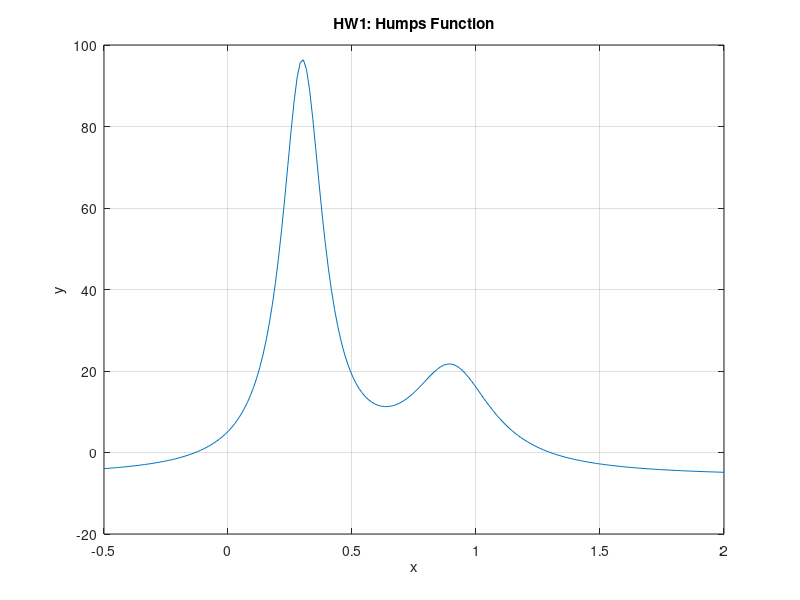

The MATLAB source for this figure:
% CHRISTINE SHUE
% DUE: JULY 10, 2017
% HW1: Design a function for the formula humps(x) and produce its graph
% /u/erdos/students/cshue1/cisc4750/hw1.m
%
x = linspace (-0.5,2,200);
y = humps(x);
plot(x,y)
grid on
title('HW1: Humps Function')
xlabel('x')
ylabel('y')